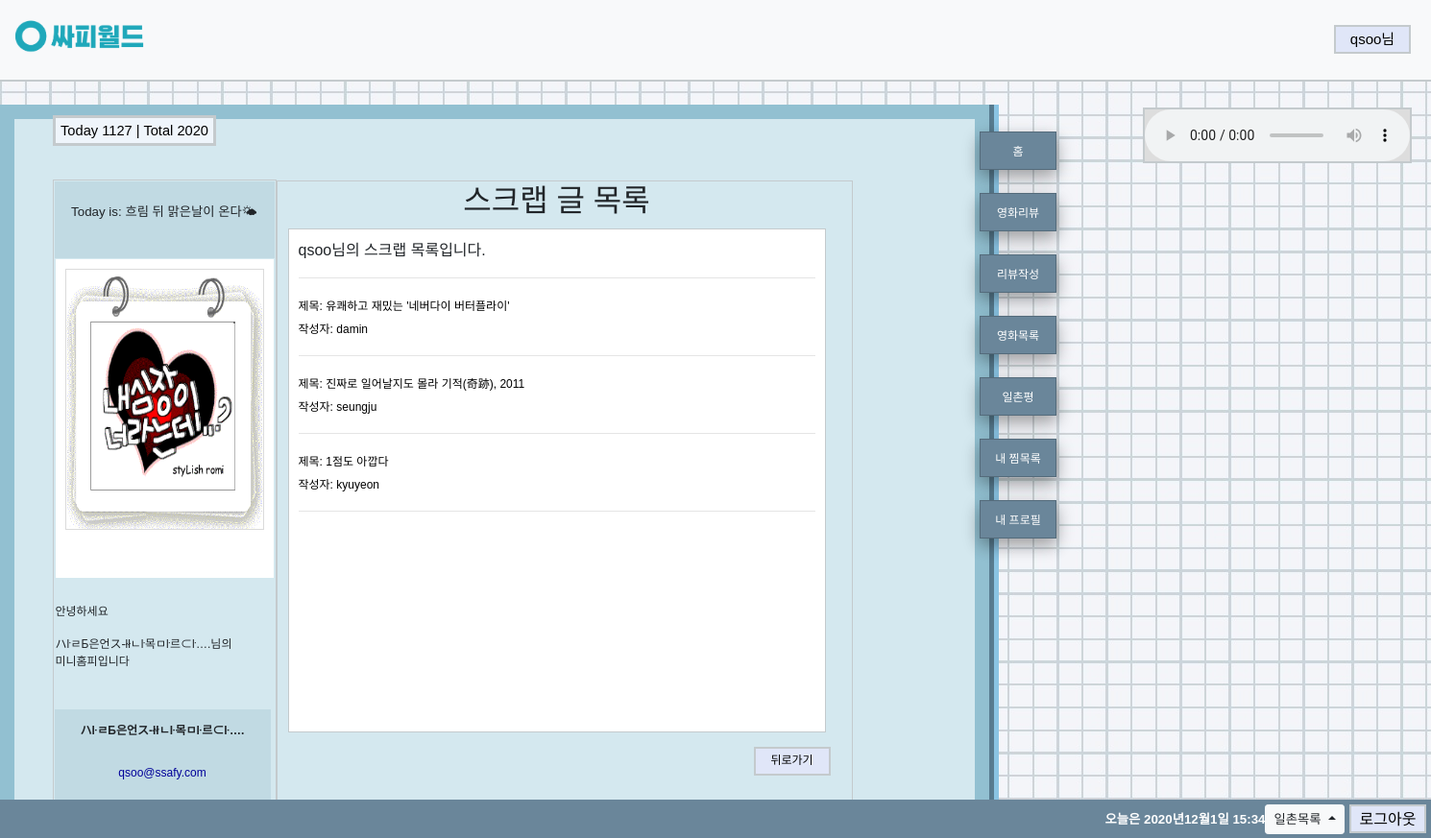
The page /accounts/qsoo/mylist/ (signed in) on the database its author committed.
### accounts/models.py (models this page shows)
class User(AbstractUser):
    email = models.EmailField(
        verbose_name = '이메일',
        max_length = 255,
        unique = True,
    )
    nickname = models.CharField(
        verbose_name = '닉네임',
        max_length = 30,
        unique=True,
    )
    greetings = models.CharField(
        verbose_name= '인사말',
        max_length= 50,
        null = True,
        blank = True,
    )
    connected = models.ManyToManyField('self', symmetrical=True)
    profile_img = models.ImageField(
        null = True,
        blank = True,
        verbose_name = '프로필사진',
        upload_to = profile_img_path
        )
    mymovie = models.ManyToManyField(Movie)

### community/models.py (models this page shows)
class Review(models.Model):
    title = models.CharField(max_length=100)
    movie_title = models.CharField(max_length=50)
    rank = models.IntegerField(
        validators=[MinValueValidator(0), MaxValueValidator(10)]
    )
    content = models.TextField()
    created_at = models.DateTimeField(auto_now_add=True)
    updated_at = models.DateTimeField(auto_now=True)
    user = models.ForeignKey(settings.AUTH_USER_MODEL, on_delete=models.CASCADE)
    scrap_users = models.ManyToManyField(settings.AUTH_USER_MODEL, related_name='scrap_reviews')

### accounts/views.py (the view)
# urls.py: path('<str:username>/mylist/', views.scrap, name="scrap"),
@login_required
def scrap(request, username):
    host_user = get_object_or_404(User, username=username)
    context ={
        'host_user': host_user,
    }
    return render(request, 'accounts/my_scrap.html', context)

### accounts/templates/accounts/my_scrap.html
{% extends 'base.html' %}
{% block left %}
  {% include 'accounts/_left_profile.html' %}
{% endblock left %}
{% block middle %}
<h2 class="text-center">스크랩 글 목록</h2>
<div class="create-form">
<p>{{ host_user.username }}님의 스크랩 목록입니다.</p>
<hr>
{% for review in host_user.scrap_reviews.all %}
  <a href="{% url "community:detail" review.pk %}">
  제목: {{ review.title }}
  <br>
  작성자: {{ review.user }}
  </a>
  <br><hr>
{% endfor %}
<br>
</div><a class="logout_btn submit-btn" href="{% url "accounts:mypage" request.user %}">뒤로가기</a>
{% endblock %}

### final_project/templates/base.html (shortened to what this page needs)
{% load static %}
<!DOCTYPE html>
<html lang="en">
<head>
  <link rel="stylesheet" href="https://stackpath.bootstrapcdn.com/bootstrap/4.5.2/css/bootstrap.min.css">
</head>
    <nav height="60px"class="navbar navbar-light bg-light nav-design">
      <a class="navbar-brand" href="{% url "accounts:firstpage" request.user.username %}">
			<img width="150px" height=""src="{% static "/img/logo_with_name.png" %}" alt="싸피월드 로고">
			</a>
					<span class="right1">
						<input class="skinButton" type="button" name="bt_skin3" value="{{request.user.username}}님" onclick="colorChange()">
					</span>
		</nav>
<form name="main">
  <body bgcolor="#F3F3F3" topmargin="0" leftmargin="0" background="{% static "/img/back.jpg" %}">
		<br>
	<table class="big_table" align="left" valign="top" width="850" height="550" bgcolor="#003366" cellspacing="0" cellpadding="0">
		<tr>
				<div class="big-table-border">
				<div>
					<font><span class="today-total" style="font-size:11pt;color:black;">  Today 1127 | Total 2020</span></font>
				</div>
				<table  width="1000" height="700">
					<tr>
						<td colspan="2" align="center">
							<br>
						</td>
						<td height="40">
							<br>
						</td>
						<td></td>
					</tr>
					<tr>
					<div>
						<td width="40"> </td>
							<td class="border2" width="200" height="600" background-color="#f3fbfe">
								{% block left %}
								{% endblock left %}
							</td>
							<td class="div-scroll profile-box border2" width="600" height="650" border="10" background-color="#f3fbfe">
								<div >
									{% block middle %}
									{% endblock middle %}
								</div>
							</td>
							<td width="20"> </td>
					</div>
					</tr>
					<tr>
						<td ></td>
					</tr>
				</table>
		</tr>
	</table>
	<br>
	<br>
	<div style="display:flex;flex-wrap:nowrap;">
		<div style="display:flex;flex-wrap:nowrap;">
			{% block menu %}
				{% include '_menubar.html'%}
			{% endblock menu %}
			</div>
			<div style="display:flex;flex-wrap:nowrap;padding:10px;margin:-60px 0;align-items:flex-start;">
				{% block songs %}
					{% include 'accounts/_right_bgm.html' %}
				{% endblock songs %}
			</div>
	</div>
	</body>
</form>
<footer>
{% include 'footer.html' %}
</footer>
</html>

### accounts/templates/accounts/_left_profile.html (shortened to what this page needs)
{% load static %}
<!DOCTYPE HTML PUBLIC "-//W3C//DTD HTML 4.0 Transitional//EN">
<htmL>
 <head>
 </head>
 <body>
	<table>
		<tr >
			<td bgcolor="#c1dae3" align="center" height="80px" ><font style="font-size:10pt;"><p>Today is: 흐림 뒤 맑은날이 온다🌤</p></font></td>
		</tr>
		<tr >
			<td>
				<table bgcolor="#DBDBDB" width="130">
					<tr class="profile-img">
						<td>
						{% if host_user.profile_img %}
							<img class="profile-img-border" width="205" height="270" src="{{ host_user.profile_img.url }}" alt="">
						{% else %}
							<img class="profile-img-border" width="205" height="270" src="{% static '/img/empty_profile.png' %}" alt="">
						{% endif %}
						</td>
					</tr>
				</table>
			</td>
		</tr>
		<tr>
			<td>
				<font style="font-size:9pt;">
				<br>
					{% if host_user.greetings %}
						{{ host_user.greetings }}
					{% else %}
					<p>안녕하세요</p>
					<p>{{ host_user.nickname }}님의<br> 미니홈피입니다</p>
					{% endif %}
				</font>
			</td>
		</tr>
	</table>
	<br/>
	<table bgcolor="#DBDBDB" width="225">
		<tr align="center">
			<td height="100px" bgcolor="#c1dae3"><font style="font-size:9pt;">
				<b>{{ host_user.nickname }}</b><br><br><font color="#000099"><p>{{ host_user.email }}</p></font>
			</font></td>
		</tr>
	</table>
 </body>
</html>

### final_project/templates/base.html (style rules this page uses)
.skinButton { text-align:right; width:80px; height:30px; inline-height:30px; background-color:#E0E6F8; border: 2px solid #C4CACD; color:black; padding:5px 0; text-align:center; text-decoration:none; font-size:15px; margin:5px; cursor:pointer; line-height: 0px; }
.right1 { display:flex; justify-content:flex-end; align-items:center; }
.border2 { bgcolor:#EFF2FB; border:1px solid #C4CACD; }
footer { width:100%; height:40px; position:absolute; bottom:0; background:#6a869a; text-align: center; color: white; }
.logout_btn { text-align:right; width:80px; height:30px; inline-height:30px; background-color:#E0E6F8; border: 2px solid #C4CACD; color:black; padding:5px 0; text-align:center; font-size:12pt; margin:5px; cursor:pointer; line-height: 15px; }
.big_table { border-right: 10px outset #8bc4e3 ; border-bottom: 10px outset #8bc4e3 ; }
.nav-design { border-bottom: 2px solid #C4CACD; }
.today-total { background-color: #EFF5FB; width: 300; height: 60px; border: 3px solid #C4CACD; padding: 5px; margin: 40px; }
.profile-box { display:inline-flex; }
body { scrollbar-face-color: #FFFFFF; scrollbar-highlight-color: #DBDBDB; scrollbar-3dlight-color: #FFFFFF; scrollbar-shadow-color: #9C92FF; scrollbar-darkshadow-color: #FFFFFF; scrollbar-track-color: #FFFFFF; scrollbar-arrow-color: #9C92FF }
.div-scroll { height:653px; overflow-y:scroll; scrollbar-face-color:#FFFFFF; scrollbar-highlight-color:#DBDBDB; scrollbar-3dlight-color:#FFFFFF; scrollbar-shadow-color:#9C92FF; scrollbar-darkshadow-color:#FFFFFF; scrollbar-track-color:#FFFFFF; scrollbar-arrow-color:#9C92FF }
html * { font-family:'Arial' !important; }
.profile-img { border-top:10px solid #ffffff; border-left:10px solid #ffffff; border-right:10px solid #ffffff; border-bottom:50px solid #ffffff; }
.create-form { background-color: #ffffff; padding: 10px; margin: 10px; height: 525px; width:560px; border:1px solid #C4CACD }
.submit-btn { float:right; }
.big-table-border { border: 15px solid #92c0d1; background-color:#d4e8ef; }
a:link { color: black; font-size: 9pt }

### rows shown on the page
User: bt_skin3 "qsoo님", profile_img (picture), nickname "ハŀㄹБ은언ス-łłㄴŀ목ㅁŀ르⊂ŀ….", email "qsoo@ssafy.com", username "qsoo"
Review: title "유쾌하고 재밌는 '네버다이 버터플라이'", user "damin"
Review: title "진짜로 일어날지도 몰라 기적(奇跡), 2011", user "seungju"
Review: title "1점도 아깝다", user "kyuyeon"
